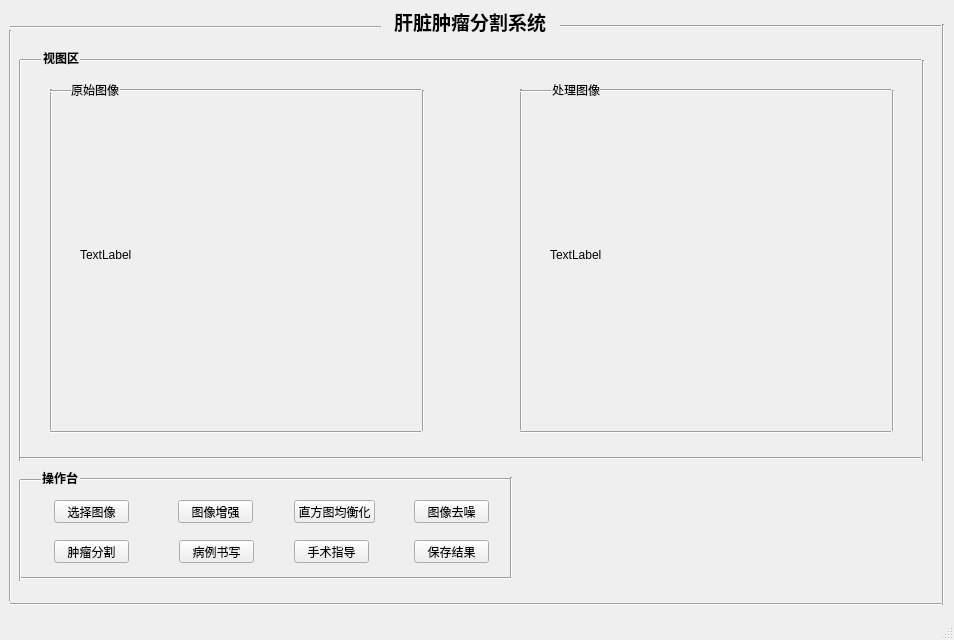
<?xml version="1.0" encoding="UTF-8"?>
<ui version="4.0">
 <class>MainWindow</class>
 <widget class="QMainWindow" name="MainWindow">
  <property name="geometry">
   <rect>
    <x>0</x>
    <y>0</y>
    <width>954</width>
    <height>640</height>
   </rect>
  </property>
  <property name="windowTitle">
   <string>Liver tumor segmentation system based on U-Net</string>
  </property>
  <widget class="QWidget" name="centralwidget">
   <widget class="QLabel" name="or_image">
    <property name="geometry">
     <rect>
      <x>80</x>
      <y>104</y>
      <width>311</width>
      <height>301</height>
     </rect>
    </property>
    <property name="text">
     <string>TextLabel</string>
    </property>
   </widget>
   <widget class="QLabel" name="processsed_image">
    <property name="geometry">
     <rect>
      <x>550</x>
      <y>104</y>
      <width>311</width>
      <height>301</height>
     </rect>
    </property>
    <property name="text">
     <string>TextLabel</string>
    </property>
   </widget>
   <widget class="QLabel" name="label">
    <property name="geometry">
     <rect>
      <x>394</x>
      <y>5</y>
      <width>221</width>
      <height>31</height>
     </rect>
    </property>
    <property name="font">
     <font>
      <family>Arial</family>
      <pointsize>14</pointsize>
      <weight>75</weight>
      <bold>true</bold>
     </font>
    </property>
    <property name="text">
     <string>肝脏肿瘤分割系统</string>
    </property>
    <property name="alignment">
     <set>Qt::AlignBottom|Qt::AlignLeading|Qt::AlignLeft</set>
    </property>
   </widget>
   <widget class="Line" name="line">
    <property name="geometry">
     <rect>
      <x>50</x>
      <y>424</y>
      <width>371</width>
      <height>16</height>
     </rect>
    </property>
    <property name="orientation">
     <enum>Qt::Horizontal</enum>
    </property>
   </widget>
   <widget class="Line" name="line_2">
    <property name="geometry">
     <rect>
      <x>41</x>
      <y>89</y>
      <width>20</width>
      <height>341</height>
     </rect>
    </property>
    <property name="orientation">
     <enum>Qt::Vertical</enum>
    </property>
   </widget>
   <widget class="Line" name="line_3">
    <property name="geometry">
     <rect>
      <x>120</x>
      <y>80</y>
      <width>301</width>
      <height>20</height>
     </rect>
    </property>
    <property name="orientation">
     <enum>Qt::Horizontal</enum>
    </property>
   </widget>
   <widget class="Line" name="line_4">
    <property name="geometry">
     <rect>
      <x>413</x>
      <y>90</y>
      <width>20</width>
      <height>341</height>
     </rect>
    </property>
    <property name="orientation">
     <enum>Qt::Vertical</enum>
    </property>
   </widget>
   <widget class="QLabel" name="label_2">
    <property name="geometry">
     <rect>
      <x>71</x>
      <y>80</y>
      <width>54</width>
      <height>20</height>
     </rect>
    </property>
    <property name="text">
     <string>原始图像</string>
    </property>
   </widget>
   <widget class="Line" name="line_5">
    <property name="geometry">
     <rect>
      <x>520</x>
      <y>424</y>
      <width>371</width>
      <height>16</height>
     </rect>
    </property>
    <property name="orientation">
     <enum>Qt::Horizontal</enum>
    </property>
   </widget>
   <widget class="Line" name="line_6">
    <property name="geometry">
     <rect>
      <x>600</x>
      <y>80</y>
      <width>291</width>
      <height>20</height>
     </rect>
    </property>
    <property name="orientation">
     <enum>Qt::Horizontal</enum>
    </property>
   </widget>
   <widget class="QLabel" name="label_3">
    <property name="geometry">
     <rect>
      <x>552</x>
      <y>80</y>
      <width>54</width>
      <height>20</height>
     </rect>
    </property>
    <property name="text">
     <string>处理图像</string>
    </property>
   </widget>
   <widget class="Line" name="line_7">
    <property name="geometry">
     <rect>
      <x>883</x>
      <y>90</y>
      <width>20</width>
      <height>341</height>
     </rect>
    </property>
    <property name="orientation">
     <enum>Qt::Vertical</enum>
    </property>
   </widget>
   <widget class="Line" name="line_8">
    <property name="geometry">
     <rect>
      <x>511</x>
      <y>89</y>
      <width>20</width>
      <height>341</height>
     </rect>
    </property>
    <property name="orientation">
     <enum>Qt::Vertical</enum>
    </property>
   </widget>
   <widget class="Line" name="line_9">
    <property name="geometry">
     <rect>
      <x>80</x>
      <y>50</y>
      <width>841</width>
      <height>20</height>
     </rect>
    </property>
    <property name="orientation">
     <enum>Qt::Horizontal</enum>
    </property>
   </widget>
   <widget class="Line" name="line_10">
    <property name="geometry">
     <rect>
      <x>10</x>
      <y>60</y>
      <width>20</width>
      <height>401</height>
     </rect>
    </property>
    <property name="orientation">
     <enum>Qt::Vertical</enum>
    </property>
   </widget>
   <widget class="Line" name="line_11">
    <property name="geometry">
     <rect>
      <x>20</x>
      <y>450</y>
      <width>901</width>
      <height>16</height>
     </rect>
    </property>
    <property name="orientation">
     <enum>Qt::Horizontal</enum>
    </property>
   </widget>
   <widget class="Line" name="line_12">
    <property name="geometry">
     <rect>
      <x>915</x>
      <y>60</y>
      <width>16</width>
      <height>401</height>
     </rect>
    </property>
    <property name="orientation">
     <enum>Qt::Vertical</enum>
    </property>
   </widget>
   <widget class="QLabel" name="label_4">
    <property name="geometry">
     <rect>
      <x>43</x>
      <y>48</y>
      <width>54</width>
      <height>20</height>
     </rect>
    </property>
    <property name="font">
     <font>
      <family>Agency FB</family>
      <weight>75</weight>
      <bold>true</bold>
     </font>
    </property>
    <property name="text">
     <string>视图区</string>
    </property>
   </widget>
   <widget class="Line" name="line_13">
    <property name="geometry">
     <rect>
      <x>20</x>
      <y>52</y>
      <width>21</width>
      <height>16</height>
     </rect>
    </property>
    <property name="orientation">
     <enum>Qt::Horizontal</enum>
    </property>
   </widget>
   <widget class="QPushButton" name="openButton">
    <property name="geometry">
     <rect>
      <x>54</x>
      <y>500</y>
      <width>75</width>
      <height>23</height>
     </rect>
    </property>
    <property name="text">
     <string>选择图像</string>
    </property>
   </widget>
   <widget class="QPushButton" name="enhanceButton_2">
    <property name="geometry">
     <rect>
      <x>178</x>
      <y>500</y>
      <width>75</width>
      <height>23</height>
     </rect>
    </property>
    <property name="text">
     <string>图像增强</string>
    </property>
   </widget>
   <widget class="QPushButton" name="junhenghuaButton">
    <property name="geometry">
     <rect>
      <x>294</x>
      <y>500</y>
      <width>81</width>
      <height>23</height>
     </rect>
    </property>
    <property name="text">
     <string>直方图均衡化</string>
    </property>
   </widget>
   <widget class="QPushButton" name="noiseButton">
    <property name="geometry">
     <rect>
      <x>414</x>
      <y>500</y>
      <width>75</width>
      <height>23</height>
     </rect>
    </property>
    <property name="text">
     <string>图像去噪</string>
    </property>
   </widget>
   <widget class="QPushButton" name="segButton">
    <property name="geometry">
     <rect>
      <x>54</x>
      <y>540</y>
      <width>75</width>
      <height>23</height>
     </rect>
    </property>
    <property name="text">
     <string>肿瘤分割</string>
    </property>
   </widget>
   <widget class="QPushButton" name="bingliButton">
    <property name="geometry">
     <rect>
      <x>179</x>
      <y>540</y>
      <width>75</width>
      <height>23</height>
     </rect>
    </property>
    <property name="text">
     <string>病例书写</string>
    </property>
   </widget>
   <widget class="QPushButton" name="instructionButton_7">
    <property name="geometry">
     <rect>
      <x>294</x>
      <y>540</y>
      <width>75</width>
      <height>23</height>
     </rect>
    </property>
    <property name="text">
     <string>手术指导</string>
    </property>
   </widget>
   <widget class="QPushButton" name="saveButton">
    <property name="geometry">
     <rect>
      <x>414</x>
      <y>540</y>
      <width>75</width>
      <height>23</height>
     </rect>
    </property>
    <property name="text">
     <string>保存结果</string>
    </property>
   </widget>
   <widget class="Line" name="line_14">
    <property name="geometry">
     <rect>
      <x>80</x>
      <y>469</y>
      <width>431</width>
      <height>20</height>
     </rect>
    </property>
    <property name="orientation">
     <enum>Qt::Horizontal</enum>
    </property>
   </widget>
   <widget class="Line" name="line_15">
    <property name="geometry">
     <rect>
      <x>20</x>
      <y>570</y>
      <width>491</width>
      <height>16</height>
     </rect>
    </property>
    <property name="orientation">
     <enum>Qt::Horizontal</enum>
    </property>
   </widget>
   <widget class="Line" name="line_16">
    <property name="geometry">
     <rect>
      <x>501</x>
      <y>477</y>
      <width>20</width>
      <height>101</height>
     </rect>
    </property>
    <property name="orientation">
     <enum>Qt::Vertical</enum>
    </property>
   </widget>
   <widget class="Line" name="line_17">
    <property name="geometry">
     <rect>
      <x>10</x>
      <y>480</y>
      <width>20</width>
      <height>101</height>
     </rect>
    </property>
    <property name="orientation">
     <enum>Qt::Vertical</enum>
    </property>
   </widget>
   <widget class="QLabel" name="label_5">
    <property name="geometry">
     <rect>
      <x>42</x>
      <y>468</y>
      <width>54</width>
      <height>20</height>
     </rect>
    </property>
    <property name="font">
     <font>
      <family>Agency FB</family>
      <weight>75</weight>
      <bold>true</bold>
     </font>
    </property>
    <property name="text">
     <string>操作台</string>
    </property>
   </widget>
   <widget class="Line" name="line_18">
    <property name="geometry">
     <rect>
      <x>20</x>
      <y>472</y>
      <width>21</width>
      <height>16</height>
     </rect>
    </property>
    <property name="orientation">
     <enum>Qt::Horizontal</enum>
    </property>
   </widget>
   <widget class="Line" name="line_19">
    <property name="geometry">
     <rect>
      <x>10</x>
      <y>596</y>
      <width>931</width>
      <height>16</height>
     </rect>
    </property>
    <property name="orientation">
     <enum>Qt::Horizontal</enum>
    </property>
   </widget>
   <widget class="Line" name="line_20">
    <property name="geometry">
     <rect>
      <x>0</x>
      <y>30</y>
      <width>20</width>
      <height>571</height>
     </rect>
    </property>
    <property name="orientation">
     <enum>Qt::Vertical</enum>
    </property>
   </widget>
   <widget class="Line" name="line_21">
    <property name="geometry">
     <rect>
      <x>560</x>
      <y>16</y>
      <width>381</width>
      <height>20</height>
     </rect>
    </property>
    <property name="orientation">
     <enum>Qt::Horizontal</enum>
    </property>
   </widget>
   <widget class="Line" name="line_22">
    <property name="geometry">
     <rect>
      <x>933</x>
      <y>24</y>
      <width>20</width>
      <height>581</height>
     </rect>
    </property>
    <property name="orientation">
     <enum>Qt::Vertical</enum>
    </property>
   </widget>
   <widget class="Line" name="line_23">
    <property name="geometry">
     <rect>
      <x>50</x>
      <y>83</y>
      <width>21</width>
      <height>16</height>
     </rect>
    </property>
    <property name="orientation">
     <enum>Qt::Horizontal</enum>
    </property>
   </widget>
   <widget class="Line" name="line_24">
    <property name="geometry">
     <rect>
      <x>520</x>
      <y>83</y>
      <width>31</width>
      <height>16</height>
     </rect>
    </property>
    <property name="orientation">
     <enum>Qt::Horizontal</enum>
    </property>
   </widget>
   <widget class="Line" name="line_25">
    <property name="geometry">
     <rect>
      <x>10</x>
      <y>19</y>
      <width>371</width>
      <height>16</height>
     </rect>
    </property>
    <property name="orientation">
     <enum>Qt::Horizontal</enum>
    </property>
   </widget>
  </widget>
  <widget class="QMenuBar" name="menubar">
   <property name="geometry">
    <rect>
     <x>0</x>
     <y>0</y>
     <width>954</width>
     <height>22</height>
    </rect>
   </property>
  </widget>
  <widget class="QStatusBar" name="statusbar"/>
 </widget>
 <resources/>
 <connections/>
</ui>
